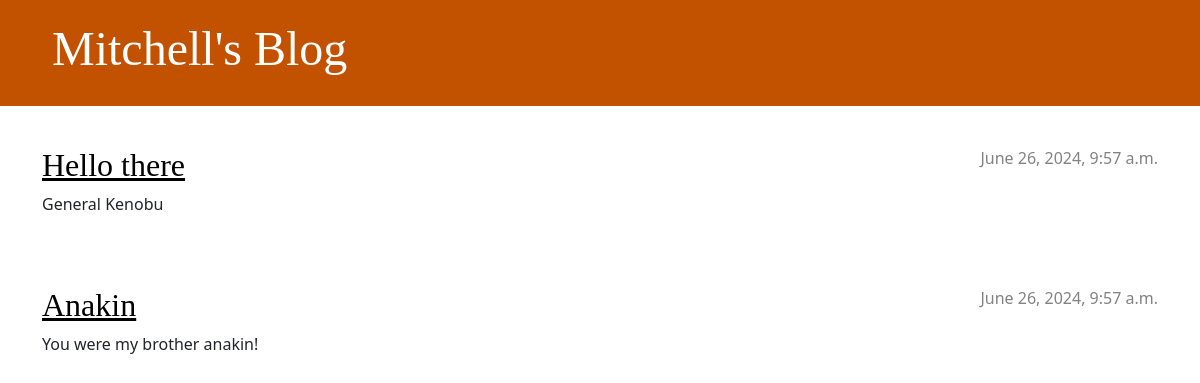
Before: / with the older database file.
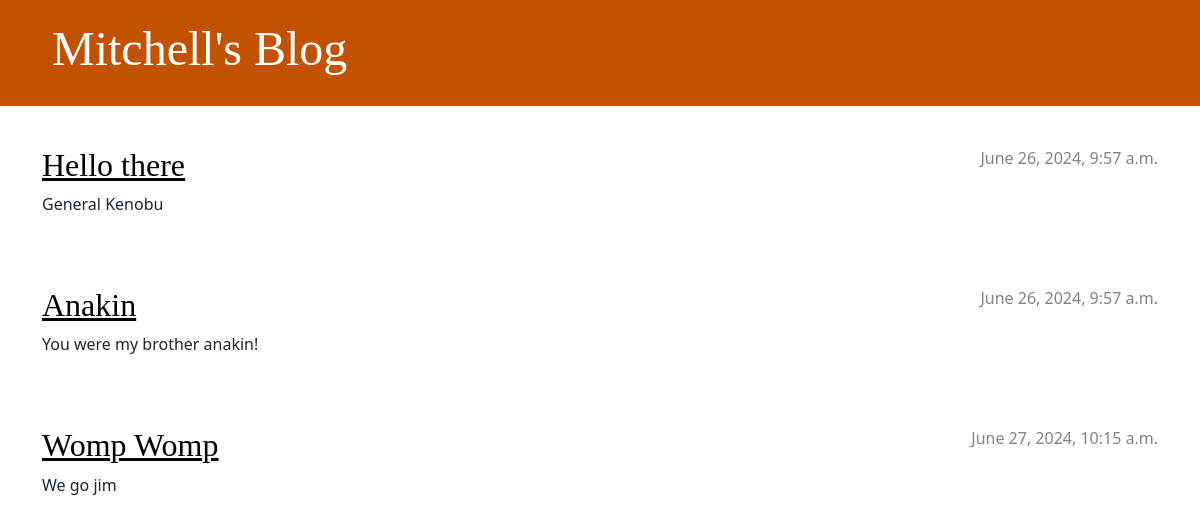
After: the same page with the newer database file.
### myBlog/models.py (models this page shows, shortened)
class Post(models.Model):
    author = models.ForeignKey(settings.AUTH_USER_MODEL, on_delete=models.CASCADE)
    title = models.CharField(max_length=200)
    text = models.TextField()
    created_date = models.DateTimeField(default=timezone.now)
    published_date = models.DateTimeField(blank=True, null=True)

### myBlog/views.py (the view)
# urls.py: path('', views.post_list, name='post_list'),
def post_list(request):
    posts = Post.objects.filter(published_date__lte=timezone.now()).order_by('published_date')
    return render(request, 'myBlog/post_list.html', {'posts': posts})

### myBlog/templates/myBlog/post_list.html
{% extends 'myBlog/base.html' %} {% block content %} {% for post in posts %}
<article class="post">
  <time class="date"> {{ post.published_date }} </time>
  <h2><a href="{% url 'post_detail' pk=post.pk %}">{{ post.title }}</a></h2>
  <p>{{ post.text|linebreaksbr }}</p>
</article>
{% endfor %} {% endblock %}

### myBlog/templates/myBlog/base.html (shortened to what this page needs)
{% load static %}
<!DOCTYPE html>
<html>
  <head>
    <link
      rel="stylesheet"
      href="https://cdn.jsdelivr.net/npm/bootstrap@5.1.3/dist/css/bootstrap.min.css"
    />
    <link rel="stylesheet" href="{% static 'css/myBlog.css' %}" />
  </head>
  <body>
    <header class="page-header">
      <div class="container">
        <h1><a href="/">Mitchell's Blog</a></h1>
      </div>
    </header>
    <main class="container">
      <div class="row">
        <div class="col">{% block content %} {% endblock %}</div>
      </div>
    </main>
  </body>
</html>

### myBlog/static/css/myBlog.css (style rules this page uses)
.page-header { background-color: #C25100; margin-top: 0; margin-bottom: 40px; padding: 20px 20px 20px 40px; }
.page-header h1, .page-header h1 a, .page-header h1 a:visited, .page-header h1 a:active { color: #ffffff; font-size: 36pt; text-decoration: none; }
h1, h2, h3, h4 { font-family: 'Lobster', cursive; }
.date { color: #828282; }
.post { margin-bottom: 70px; }
.post h2 a, .post h2 a:visited { color: #000000; }
.post > .date, .post > .actions { float: right; }

Changed rows visible on the page:
added Post: published_date "June 27, 2024, 10:15 a.m.", title "Womp Womp", text "We go jim"
